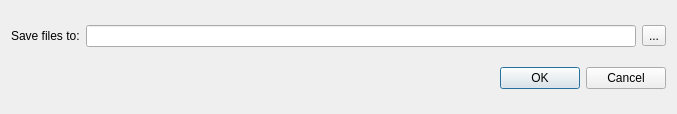
<?xml version="1.0" encoding="UTF-8"?>
<ui version="4.0">
 <class>Settings</class>
 <widget class="QDialog" name="Settings">
  <property name="geometry">
   <rect>
    <x>0</x>
    <y>0</y>
    <width>677</width>
    <height>114</height>
   </rect>
  </property>
  <property name="windowTitle">
   <string>Settings</string>
  </property>
  <layout class="QGridLayout" name="gridLayout">
   <item row="0" column="0">
    <widget class="QLabel" name="label">
     <property name="text">
      <string>&lt;html&gt;&lt;head/&gt;&lt;body&gt;&lt;p&gt;Save files to:&lt;/p&gt;&lt;/body&gt;&lt;/html&gt;</string>
     </property>
    </widget>
   </item>
   <item row="0" column="1">
    <widget class="QLineEdit" name="lineEdit"/>
   </item>
   <item row="1" column="0" colspan="3">
    <widget class="QDialogButtonBox" name="buttonBox">
     <property name="orientation">
      <enum>Qt::Horizontal</enum>
     </property>
     <property name="standardButtons">
      <set>QDialogButtonBox::Cancel|QDialogButtonBox::Ok</set>
     </property>
    </widget>
   </item>
   <item row="0" column="2">
    <widget class="QToolButton" name="toolButton">
     <property name="text">
      <string>...</string>
     </property>
    </widget>
   </item>
  </layout>
 </widget>
 <resources/>
 <connections>
  <connection>
   <sender>buttonBox</sender>
   <signal>accepted()</signal>
   <receiver>Settings</receiver>
   <slot>accept()</slot>
   <hints>
    <hint type="sourcelabel">
     <x>248</x>
     <y>254</y>
    </hint>
    <hint type="destinationlabel">
     <x>157</x>
     <y>274</y>
    </hint>
   </hints>
  </connection>
  <connection>
   <sender>buttonBox</sender>
   <signal>rejected()</signal>
   <receiver>Settings</receiver>
   <slot>reject()</slot>
   <hints>
    <hint type="sourcelabel">
     <x>316</x>
     <y>260</y>
    </hint>
    <hint type="destinationlabel">
     <x>286</x>
     <y>274</y>
    </hint>
   </hints>
  </connection>
 </connections>
</ui>
